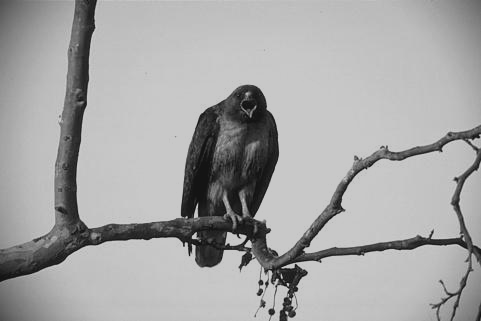
%> input picture 03_Pedro_Zeola/42049_20-200.png, 481 x 321 px
$ octave atv03_04.m   (GNU Octave 9; MATLAB toolbox functions it lacks are replaced by stand-ins)
%> lines starting %> are read from the running program, lines starting %| are printed output that depends on the picture; in (x1, y1, x2, y2) boxes, pixels count from 0 and x2, y2 are one past the last pixel; in counts of white or black regions, pixels touching at a corner belong together; the program's own positions count from 1
%% Atividade - 03

% Ex: 04

clear all; close all; clc

g = imread('42049_20-200.png');
%> g is the input picture: size 321x481 uint8; min 20, max 200, mean 165.4

figure, imshow(g)

crop = g(85:276,180:282);
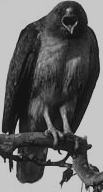
%> crop: size 192x103 uint8; min 20, max 200, mean 100.1
figure, imshow(crop)

imwrite(crop, 'submatriz.png');

g2 = g;
g2(85:276,180:282) = 0;
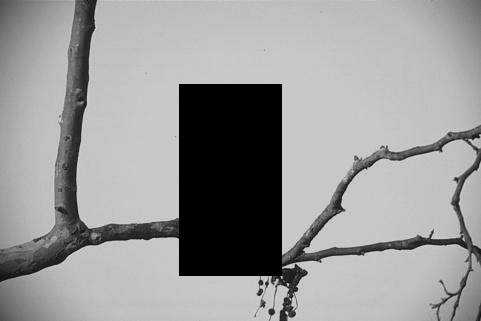
%> g2: size 321x481 uint8; 12.81% of pixels changed, all inside (x1, y1, x2, y2) = (179, 84, 282, 276)
figure, imshow(g2)
